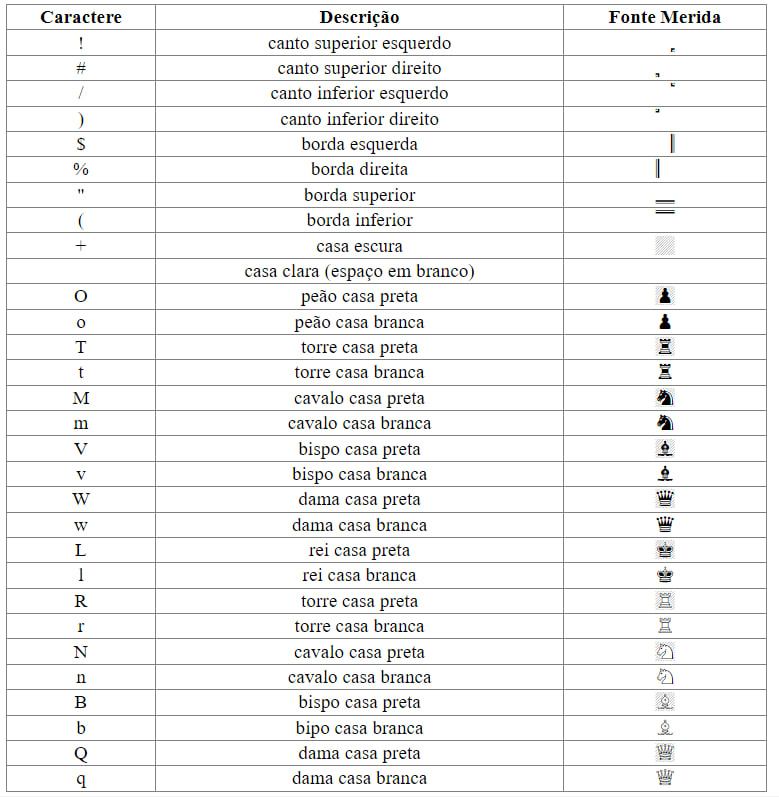
#> input picture fonts/Merida.jpg, 779 x 797 px; its folder holds only this picture in this run
$ python -i preprocess.py   (imports and definitions only)
#> lines starting #> are read from the running program, lines starting #| are printed output that depends on the picture; after the words box and inside, x2 and y2 are one past the last pixel; in counts of white or black regions, pixels touching at a corner belong together
"""
Pré-processamento de imagem para detecção de caracteres.

Substitui o threshold fixo em 180 que estava replicado por três módulos. Um
valor fixo funciona numa página limpa e falha em scan com iluminação irregular
— o caso normal em livro digitalizado, onde a borda da página costuma ficar
mais escura que o miolo.

A binarização Otsu daqui veio de `core/opencv_autobox.py`, módulo que nunca foi
importado por ninguém e caiu na F5.1 (`git show 6a4b7a1:core/opencv_autobox.py`).
Ele já tinha a lógica melhor que a em uso.
"""

from dataclasses import dataclass, field
from typing import Any, List, Optional, Sequence, Tuple

import cv2
import numpy as np


METODOS = ("auto", "otsu", "adaptive", "fixed")


@dataclass(frozen=True)
class PreprocessConfig:
    """Configuração do gerador de variantes de uma página."""

    target_dpi: int = 300
    source_dpi: int = 0
    deskew: bool = True
    max_angle: float = 15.0
    denoise: bool = True
    illumination: bool = True
    methods: tuple[str, ...] = ("auto", "adaptive", "otsu")

    def __post_init__(self) -> None:
        if self.target_dpi <= 0:
            raise ValueError("target_dpi deve ser positivo")
        invalidos = set(self.methods) - set(METODOS)
        if invalidos:
            raise ValueError(f"métodos inválidos: {sorted(invalidos)}")


@dataclass
class PageEvidence:
    """Evidências usadas para escolher a variante mais promissora."""

    ink_fraction: float
    plausible_ink: bool
    components: int
    median_height: float


@dataclass
class ImageVariant:
    """Imagem candidata e as evidências que justificaram sua seleção."""

    name: str
    image: np.ndarray
    binary: np.ndarray
    angle: float = 0.0
    method: str = "auto"
    score: float = 0.0
    evidence: Optional[PageEvidence] = None
    metadata: dict[str, Any] = field(default_factory=dict)


def _cinza(img: np.ndarray) -> np.ndarray:
    if img.ndim == 3:
        return cv2.cvtColor(img, cv2.COLOR_RGB2GRAY)
    return img


# Fração de pixels de tinta que uma página de texto pode plausivelmente ter.
# Texto corrido fica em torno de 3–15%; acima de 35% não é texto, é mancha.
TINTA_PLAUSIVEL = (0.0005, 0.35)


def fracao_de_tinta(img_bin: np.ndarray) -> float:
    return float((img_bin > 0).mean())


def tinta_plausivel(img_bin: np.ndarray) -> bool:
    """
    O resultado da binarização parece texto?

    Este é o critério de escolha do modo "auto", e ele avalia o **resultado**,
    não o histograma. A primeira versão testava bimodalidade do histograma e
    errava justamente no caso que interessa: numa página com sombra de
    encadernação, o Otsu separa "metade escura" de "metade clara" — duas
    classes perfeitamente bimodais — e devolve 47% de tinta, o que não segmenta
    nada. Medido nesse cenário: limiar fixo 61%, Otsu 48%, adaptativo 3%.
    """
    return TINTA_PLAUSIVEL[0] <= fracao_de_tinta(img_bin) <= TINTA_PLAUSIVEL[1]


def binarize(img: np.ndarray, method: str = "auto",
             fixed_threshold: int = 180) -> np.ndarray:
    """
    Binariza deixando a tinta em branco (255) e o fundo em preto — o formato
    que `cv2.findContours` espera.

    auto     — Otsu se o histograma for bimodal, senão adaptativo
    otsu     — sempre Otsu
    adaptive — threshold adaptativo gaussiano (iluminação irregular)
    fixed    — limiar fixo (comportamento antigo, mantido para comparação)
    """
    if method not in METODOS:
        raise ValueError(f"método inválido: {method!r} (use um de {METODOS})")

    cinza = _cinza(img)

    if method == "auto":
        # Tenta o Otsu e confere se o que saiu parece texto. Se não parece,
        # cai no adaptativo, que lida com iluminação irregular.
        _, otsu = cv2.threshold(cinza, 0, 255,
                                cv2.THRESH_BINARY_INV + cv2.THRESH_OTSU)
        if tinta_plausivel(otsu):
            return otsu
        method = "adaptive"

    if method == "otsu":
        _, th = cv2.threshold(cinza, 0, 255,
                              cv2.THRESH_BINARY_INV + cv2.THRESH_OTSU)
        return th

    if method == "adaptive":
        # Janela ímpar e proporcional à página: pequena demais recorta o miolo
        # dos glifos, grande demais volta a se comportar como limiar global.
        lado = max(15, (min(cinza.shape[:2]) // 20) | 1)
        return cv2.adaptiveThreshold(
            cinza, 255, cv2.ADAPTIVE_THRESH_GAUSSIAN_C,
            cv2.THRESH_BINARY_INV, lado, 10)

    _, th = cv2.threshold(cinza, fixed_threshold, 255, cv2.THRESH_BINARY_INV)
    return th


def deskew(img: np.ndarray, max_angle: float = 15.0) -> Tuple[np.ndarray, float]:
    """
    Corrige inclinação da página. Devolve (imagem, ângulo aplicado em graus).

    Mede pelo retângulo de área mínima que envolve os pixels de tinta. Só
    corrige dentro de `max_angle`: acima disso a estimativa provavelmente pegou
    um diagrama ou a borda da página, e girar pioraria.
    """
    cinza = _cinza(img)
    tinta = binarize(cinza, "otsu")

    pontos = cv2.findNonZero(tinta)
    if pontos is None or len(pontos) < 50:
        return img, 0.0

    angulo = cv2.minAreaRect(pontos)[-1]
    if angulo < -45:
        angulo += 90
    elif angulo > 45:
        angulo -= 90

    if abs(angulo) < 0.1 or abs(angulo) > max_angle:
        return img, 0.0

    h, w = cinza.shape[:2]
    M = cv2.getRotationMatrix2D((w / 2, h / 2), angulo, 1.0)
    girada = cv2.warpAffine(img, M, (w, h), flags=cv2.INTER_CUBIC,
                            borderMode=cv2.BORDER_REPLICATE)
    return girada, float(angulo)


def denoise(img_bin: np.ndarray, fracao_minima: float = 0.02) -> np.ndarray:
    """
    Remove partículas pequenas demais para serem caractere.

    O limiar é relativo à altura mediana dos componentes da própria página, não
    um número absoluto: o mesmo livro escaneado a 150 e a 300 dpi tem sujeira
    de tamanhos diferentes.
    """
    n, _, stats, _ = cv2.connectedComponentsWithStats(img_bin, connectivity=8)
    if n <= 2:
        return img_bin

    alturas = sorted(stats[1:, cv2.CC_STAT_HEIGHT])
    mediana = alturas[len(alturas) // 2] or 1
    area_minima = max(2.0, (mediana * fracao_minima) ** 2)

    saida = img_bin.copy()
    _, labels, stats, _ = cv2.connectedComponentsWithStats(img_bin, connectivity=8)
    for i in range(1, len(stats)):
        if stats[i, cv2.CC_STAT_AREA] < area_minima:
            saida[labels == i] = 0
    return saida


# Fração da página que a caixa de um componente pode ocupar e ele ainda contar
# como caractere na hora de medir a escala. Um 'M' a 300 dpi ocupa 0,05% de uma
# página A5; um tabuleiro ocupa 6%, e uma trama soldada, 20%.
FRACAO_MAXIMA_DE_CARACTERE = 0.01

# Altura de componente, em frações da escala de texto, abaixo da qual ele é
# candidato a trama. Não decide sozinho — ver `remover_textura`.
TEXTURA_ALTURA = 0.25

# Quanto mais claro que o texto o componente tem de ser para ser trama.
# **Foi lido de uma tabela, não escolhido.** Medido em 6 páginas do Yusupov, com
# o corte em tom_do_texto + X:
#
#     X    componentes de trama removidos   componentes do tamanho de letra
#     20              20.603 (pág 17)                   25, 83, 22, 39, 149
#     40              16.708                             9,  0,  0,  0,   0
#     60              11.560                             3,  0,  0,  0,   0
#
# Em 40 a trama já foi e o tamanho de letra deixa de ser tocado; abaixo disso a
# margem começa a alcançar glifo de verdade.
TEXTURA_FOLGA_DE_TOM = 40.0


# [104 lines left out: functions escala_de_texto, remover_textura, not called in this run]


def normalize_dpi(img: np.ndarray, source_dpi: int,
                  target_dpi: int = 300) -> np.ndarray:
    """Reamostra para o DPI em que o modelo foi treinado."""
    if source_dpi <= 0 or source_dpi == target_dpi:
        return img
    escala = target_dpi / source_dpi
    interp = cv2.INTER_AREA if escala < 1 else cv2.INTER_CUBIC
    return cv2.resize(img, None, fx=escala, fy=escala, interpolation=interp)


# [19 lines left out: function preparar_pagina, not called in this run]


def normalizar_iluminacao(img: np.ndarray, tamanho_fundo: int = 51) -> np.ndarray:
    """Remove variações lentas de iluminação preservando a tinta.

    A estimativa do fundo é obtida por um blur gaussiano grande e a imagem é
    corrigida por divisão. O tamanho é sempre ímpar e limitado para que páginas
    pequenas não produzam uma janela inválida.
    """
    cinza = _cinza(img)
    if cinza.size == 0:
        return cinza.copy()
    lado = max(3, int(tamanho_fundo) | 1)
    limite = min(cinza.shape[:2])
    if limite < 3:
        return cinza.copy()
    lado = min(lado, limite if limite % 2 else limite - 1)
    fundo = cv2.GaussianBlur(cinza, (lado, lado), 0).astype(np.float32)
    corrigida = cinza.astype(np.float32) * 190.0 / np.maximum(fundo, 1.0)
    return np.clip(corrigida, 0, 255).astype(np.uint8)


def corrigir_perspectiva(img: np.ndarray,
                         pontos: Optional[Sequence[Sequence[float]]] = None
                         ) -> np.ndarray:
    """Retifica um quadrilátero, quando seus quatro cantos forem conhecidos.

    Sem pontos, a função é deliberadamente um no-op: detectar bordas da página
    automaticamente sem confiança pode cortar diagramas e margens. A detecção
    automática de cantos pertence à fase de layout.
    """
    if pontos is None:
        return img
    if len(pontos) != 4:
        raise ValueError("perspectiva exige exatamente quatro pontos")
    src = np.asarray(pontos, dtype=np.float32)
    if src.shape != (4, 2):
        raise ValueError("pontos devem ter formato 4x2")
    largura = int(max(np.linalg.norm(src[1] - src[0]),
                      np.linalg.norm(src[2] - src[3])))
    altura = int(max(np.linalg.norm(src[3] - src[0]),
                     np.linalg.norm(src[2] - src[1])))
    if largura < 2 or altura < 2:
        raise ValueError("quadrilátero degenerado")
    destino = np.array([[0, 0], [largura - 1, 0],
                        [largura - 1, altura - 1], [0, altura - 1]],
                       dtype=np.float32)
    matriz = cv2.getPerspectiveTransform(src, destino)
    return cv2.warpPerspective(img, matriz, (largura, altura),
                               flags=cv2.INTER_CUBIC,
                               borderMode=cv2.BORDER_REPLICATE)


def evidencias(img_bin: np.ndarray) -> PageEvidence:
    """Extrai sinais baratos e independentes do reconhecedor."""
    if img_bin.size == 0:
        return PageEvidence(0.0, False, 0, 0.0)
    n, _labels, stats, _centros = cv2.connectedComponentsWithStats(
        img_bin, connectivity=8)
    alturas = stats[1:, cv2.CC_STAT_HEIGHT] if n > 1 else np.array([])
    positivas = alturas[alturas > 0]
    mediana = float(np.median(positivas)) if len(positivas) else 0.0
    return PageEvidence(fracao_de_tinta(img_bin), tinta_plausivel(img_bin),
                        max(0, n - 1), mediana)


def pontuar_evidencias(ev: PageEvidence) -> float:
    """Pontua uma máscara sem favorecer páginas excessivamente fragmentadas."""
    if not ev.plausible_ink:
        return -1.0
    # O pico fica no centro da faixa plausível. O termo de componentes evita
    # aceitar uma nuvem de ruído que por acaso tenha fração de tinta adequada.
    centro = sum(TINTA_PLAUSIVEL) / 2
    faixa = (TINTA_PLAUSIVEL[1] - TINTA_PLAUSIVEL[0]) / 2
    tinta = max(0.0, 1.0 - abs(ev.ink_fraction - centro) / faixa)
    componentes = min(1.0, ev.components / 20_000) if ev.components else 0.0
    altura = min(1.0, ev.median_height / 10.0) if ev.median_height else 0.0
    return 0.55 * tinta + 0.30 * componentes + 0.15 * altura


def gerar_variantes(img: np.ndarray, config: Optional[PreprocessConfig] = None,
                    pontos_perspectiva: Optional[Sequence[Sequence[float]]] = None
                    ) -> List[ImageVariant]:
    """Gera variantes controladas, sem executar OCR.

    Todas as variantes mantêm a mesma orientação e resolução. A transformação
    geométrica ocorre antes da binarização para não criar degraus artificiais.
    """
    config = config or PreprocessConfig()
    if not isinstance(img, np.ndarray) or img.size == 0:
        raise ValueError("imagem precisa ser um ndarray não vazio")
    normalizada = normalize_dpi(img, config.source_dpi, config.target_dpi)
    normalizada = corrigir_perspectiva(normalizada, pontos_perspectiva)
    if config.deskew:
        alinhada, angulo = deskew(normalizada, config.max_angle)
    else:
        alinhada, angulo = normalizada, 0.0
    cinza = _cinza(alinhada)
    variantes: List[ImageVariant] = []
    fontes = [("base", cinza)]
    if config.illumination:
        fontes.append(("illumination", normalizar_iluminacao(cinza)))
    for nome, fonte in fontes:
        for metodo in config.methods:
            binaria = binarize(fonte, metodo)
            if config.denoise:
                binaria = denoise(binaria)
            ev = evidencias(binaria)
            variantes.append(ImageVariant(
                name=f"{nome}_{metodo}", image=fonte, binary=binaria,
                angle=angulo, method=metodo, score=pontuar_evidencias(ev),
                evidence=ev,
                metadata={"target_dpi": config.target_dpi,
                          "source_dpi": config.source_dpi,
                          "illumination": nome == "illumination"},
            ))
    return variantes


# [28 lines left out: functions selecionar_variante, preparar_adaptativo, not called in this run]

>>> import cv2
>>> picture = cv2.cvtColor(cv2.imread('../fonts/Merida.jpg'), cv2.COLOR_BGR2RGB)
>>> result = gerar_variantes(picture)
#> in binarize, `_, th = cv2.threshold(cinza, 0, 255, cv2.THRESH_BINARY_INV + cv2.THRES..`:
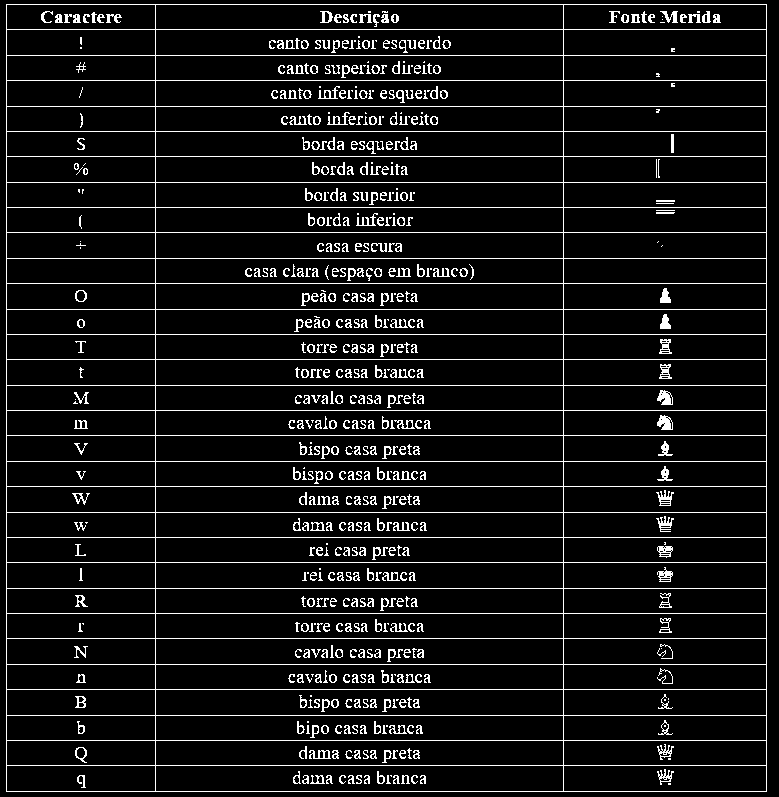
#> th: shape (797, 779); 7.7% white in thin lines or dots
#> in deskew, `pontos = cv2.findNonZero(tinta)`: pontos = contour of 47792 points, box (x1, y1, x2, y2) (6, 4, 767, 792), area 0
#> in deskew, `angulo = cv2.minAreaRect(pontos)[-1]`: angulo = -90
#> in deskew, `angulo += 90`: angulo = 0
#> in normalizar_iluminacao, `fundo = cv2.GaussianBlur(cinza, (lado, lado), 0).astype(np.float32)`:
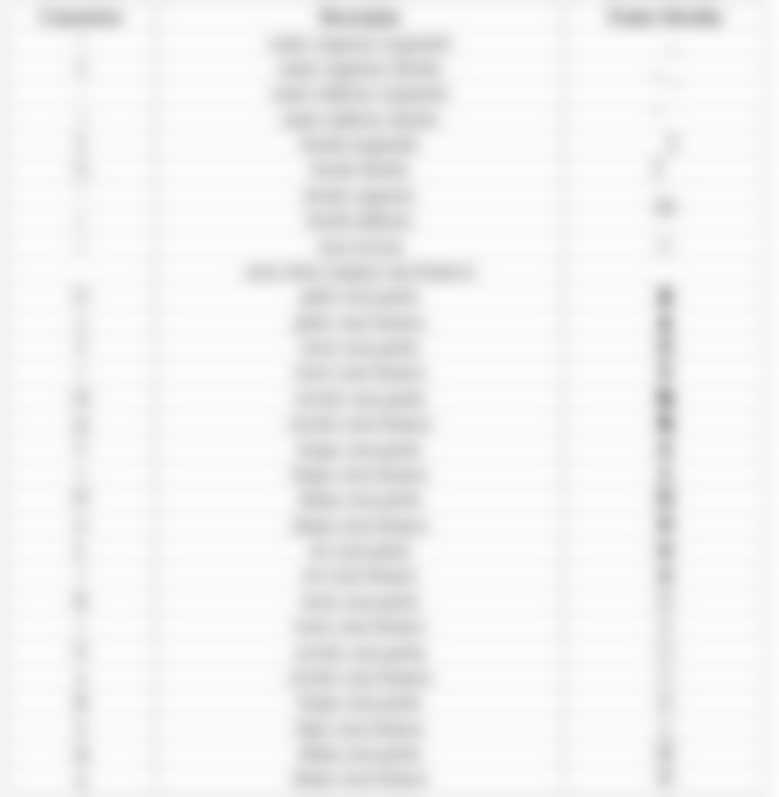
#> fundo: shape (797, 779) float32; min 177, max 252, mean 242.8
#> in normalizar_iluminacao, `corrigida = cinza.astype(np.float32) * 190.0 / np.maximum(fundo, 1.0)`:
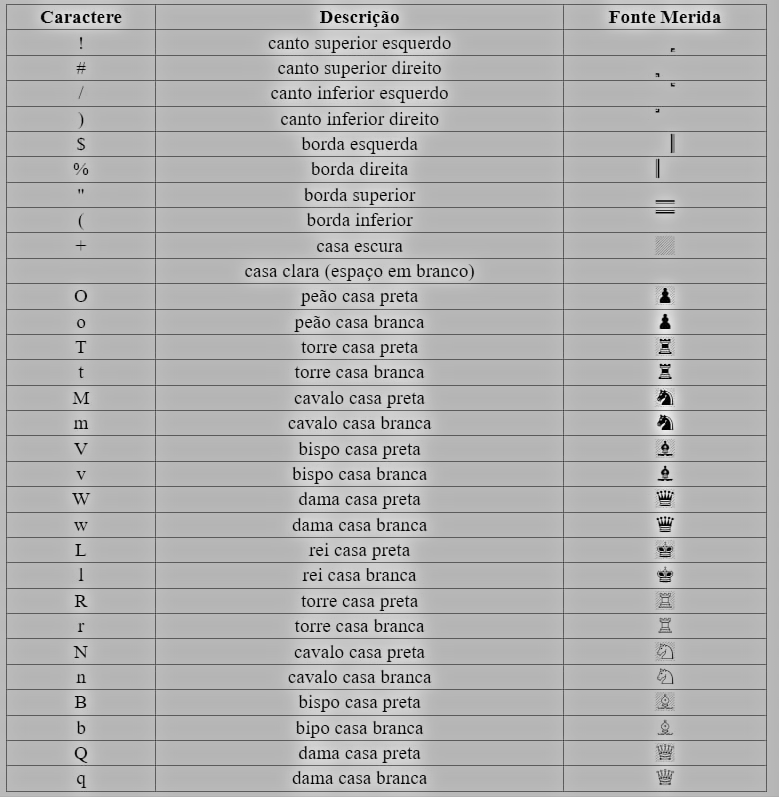
#> corrigida: shape (797, 779) float32; min 0, max 271.1, mean 189.9; drawn with min black and max white
#> the loop in gerar_variantes, `for nome, fonte in fontes:` made 2 passes
#> nome on passes 1 to 2: 'base', 'illumination'
#> pass 1, in evidencias, `n, _labels, stats, _centros = cv2.connectedComponentsWithStats( img_bi..`:
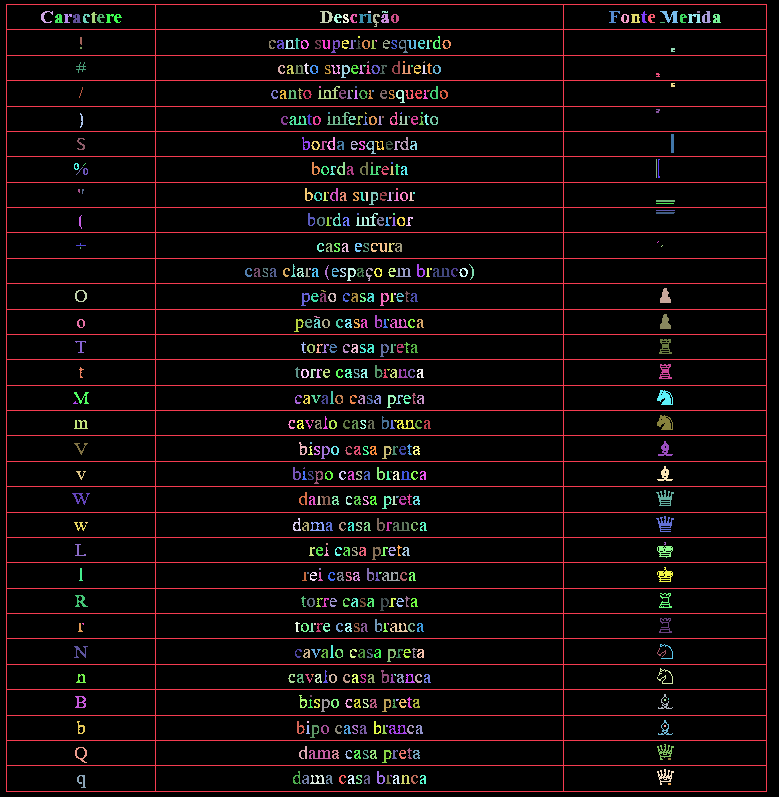
#> _labels: shape (797, 779) int32; 600 distinct labels, from 0 to 599; one colour per label, 0 black
#> pass 1, in denoise (call 2), `_, labels, stats, _ = cv2.connectedComponentsWithStats(img_bin, connec..`:
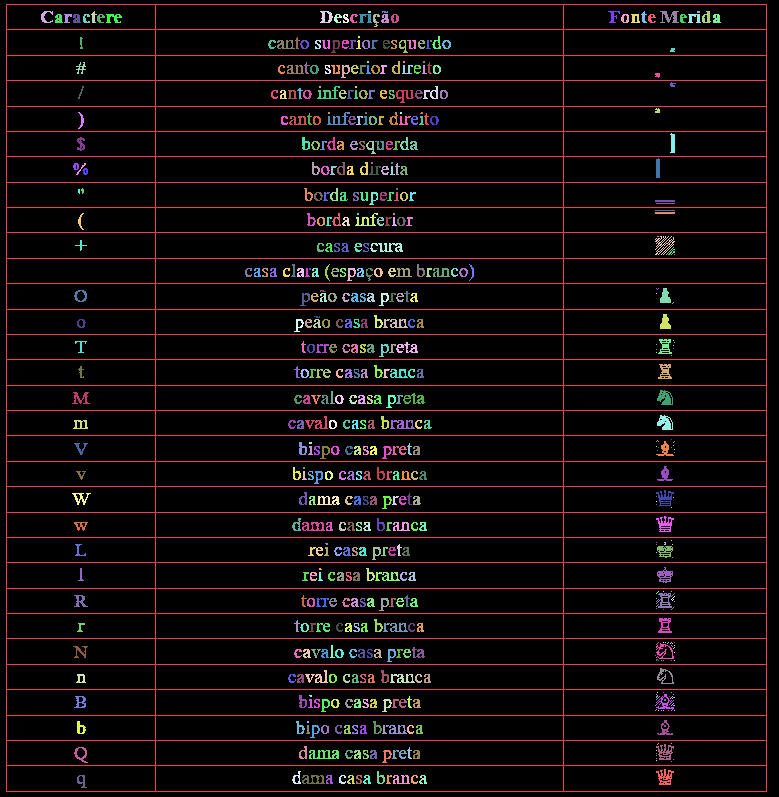
#> labels: shape (797, 779) int32; 603 distinct labels, from 0 to 602; one colour per label, 0 black
#> after the loop in gerar_variantes, `for nome, fonte in fontes:`:
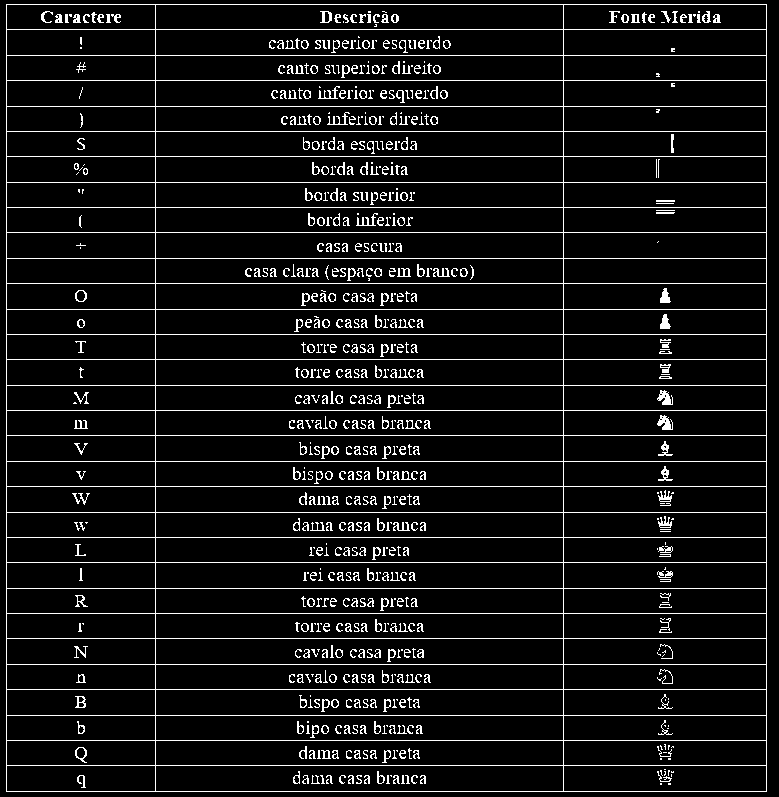
#> binaria: shape (797, 779); 7.4% white in thin lines or dots
#> after the loop in gerar_variantes, `for nome, fonte in fontes:`: variantes = 6 items
#> result = 6 items
